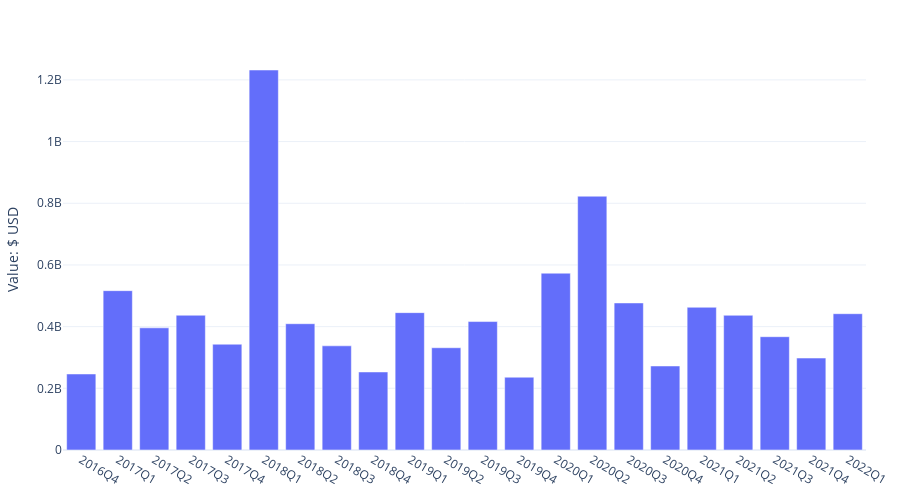

Notebook cell for this chart:
### Code cell
###QUARTERLY VOLUMES

CHART_THEME = 'plotly_white'  # and try plotly_dark

chart_q = go.Figure()  # generating a figure that will be updated in the following lines
chart_q.add_trace(go.Bar(x=quarterly_stats.index, y=quarterly_stats['Size_m']*1e3,
                    name='Global Value'))
chart_q.layout.template = CHART_THEME
chart_q.layout.height=500
chart_q.update_layout(margin = dict(t=50, b=50, l=25, r=25))  # optm the chart space
chart_q.update_layout(
    #title='Quarterly Volume (USD $)',
    xaxis_tickfont_size=12,
    yaxis=dict(
        title='Value: $ USD',
        titlefont_size=14,
        tickfont_size=12,
        ))
# chart_ptfvalue.update_xaxes(rangeslider_visible=False)
# chart_ptfvalue.update_layout(showlegend=False)
chart_q.show()

### Figure 1 — Plotly figure (JSON) as saved in the notebook; plotly's stock layout.template omitted (floating-point values rounded to 4 significant figures)
{"data": [{"name": "Global Value", "type": "bar", "x": ["2016Q4", "2017Q1", "2017Q2", "2017Q3", "2017Q4", "2018Q1", "2018Q2", "2018Q3", "2018Q4", "2019Q1", "2019Q2", "2019Q3", "2019Q4", "2020Q1", "2020Q2", "2020Q3", "2020Q4", "2021Q1", "2021Q2", "2021Q3", "2021Q4", "2022Q1"], "y": [246504552, 516600000.0, 396135320, 436921369, 342981457, 1232049402, 409463067, 337771782, 253000000.0, 445398830, 331550000, 416400000.0, 236011755, 573223635, 822860772, 476819001, 272425121, 462740000, 436757000, 367337618, 298078990, 441940800]}], "layout": {"height": 500, "margin": {"b": 50, "l": 25, "r": 25, "t": 50}, "xaxis": {"tickfont": {"size": 12}}, "yaxis": {"tickfont": {"size": 12}, "title": {"font": {"size": 14}, "text": "Value: $ USD"}}}}
